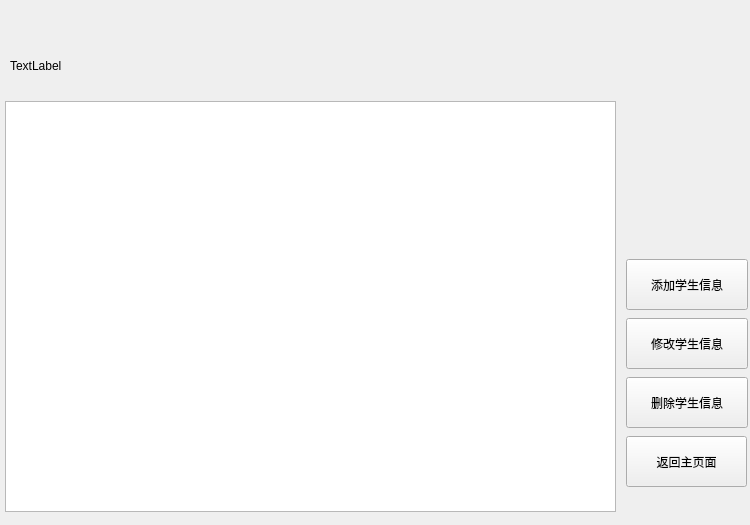
<?xml version="1.0" encoding="UTF-8"?>
<ui version="4.0">
 <class>StudentInformation</class>
 <widget class="QWidget" name="StudentInformation">
  <property name="geometry">
   <rect>
    <x>0</x>
    <y>0</y>
    <width>750</width>
    <height>525</height>
   </rect>
  </property>
  <property name="maximumSize">
   <size>
    <width>750</width>
    <height>525</height>
   </size>
  </property>
  <property name="sizeIncrement">
   <size>
    <width>750</width>
    <height>525</height>
   </size>
  </property>
  <property name="windowTitle">
   <string>学生信息窗口</string>
  </property>
  <property name="styleSheet">
   <string notr="true"/>
  </property>
  <widget class="QWidget" name="widget" native="true">
   <property name="geometry">
    <rect>
     <x>620</x>
     <y>245</y>
     <width>134</width>
     <height>271</height>
    </rect>
   </property>
   <widget class="QPushButton" name="pushButton">
    <property name="geometry">
     <rect>
      <x>6</x>
      <y>191</y>
      <width>121</width>
      <height>51</height>
     </rect>
    </property>
    <property name="text">
     <string>返回主页面</string>
    </property>
   </widget>
   <widget class="QPushButton" name="pushButton_3">
    <property name="geometry">
     <rect>
      <x>6</x>
      <y>73</y>
      <width>122</width>
      <height>51</height>
     </rect>
    </property>
    <property name="text">
     <string>修改学生信息</string>
    </property>
   </widget>
   <widget class="QPushButton" name="pushButton_4">
    <property name="geometry">
     <rect>
      <x>6</x>
      <y>14</y>
      <width>122</width>
      <height>51</height>
     </rect>
    </property>
    <property name="text">
     <string>添加学生信息</string>
    </property>
   </widget>
   <widget class="QPushButton" name="pushButton_5">
    <property name="geometry">
     <rect>
      <x>6</x>
      <y>132</y>
      <width>122</width>
      <height>51</height>
     </rect>
    </property>
    <property name="text">
     <string>删除学生信息</string>
    </property>
   </widget>
  </widget>
  <widget class="QTableWidget" name="tableWidget">
   <property name="geometry">
    <rect>
     <x>5</x>
     <y>101</y>
     <width>611</width>
     <height>411</height>
    </rect>
   </property>
  </widget>
  <widget class="QLabel" name="label">
   <property name="geometry">
    <rect>
     <x>10</x>
     <y>50</y>
     <width>311</width>
     <height>31</height>
    </rect>
   </property>
   <property name="text">
    <string>TextLabel</string>
   </property>
  </widget>
 </widget>
 <resources/>
 <connections/>
</ui>
